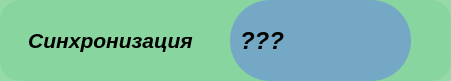
     <widget class="QFrame" name="frame_3">
      <property name="geometry">
       <rect>
        <x>170</x>
        <y>10</y>
        <width>451</width>
        <height>81</height>
       </rect>
      </property>
      <property name="styleSheet">
       <string notr="true">background-color: rgb(135, 212, 157,220); border-radius: 20</string>
      </property>
      <property name="frameShape">
       <enum>QFrame::StyledPanel</enum>
      </property>
      <property name="frameShadow">
       <enum>QFrame::Raised</enum>
      </property>
      <widget class="QLabel" name="label_39">
       <property name="geometry">
        <rect>
         <x>10</x>
         <y>10</y>
         <width>201</width>
         <height>61</height>
        </rect>
       </property>
       <property name="font">
        <font>
         <family>Arial</family>
         <pointsize>16</pointsize>
         <weight>75</weight>
         <italic>true</italic>
         <bold>true</bold>
        </font>
       </property>
       <property name="styleSheet">
        <string notr="true">background-color: rgb(135, 212, 157,0); border-radius: 20</string>
       </property>
       <property name="text">
        <string>Синхронизация</string>
       </property>
       <property name="alignment">
        <set>Qt::AlignCenter</set>
       </property>
      </widget>
      <widget class="QFrame" name="frame_17">
       <property name="geometry">
        <rect>
         <x>230</x>
         <y>0</y>
         <width>181</width>
         <height>81</height>
        </rect>
       </property>
       <property name="styleSheet">
        <string notr="true"> border-radius: 40;
background-color: rgb(83, 100, 255,100);
</string>
       </property>
       <property name="frameShape">
        <enum>QFrame::StyledPanel</enum>
       </property>
       <property name="frameShadow">
        <enum>QFrame::Raised</enum>
       </property>
       <widget class="QLabel" name="label_37">
        <property name="geometry">
         <rect>
          <x>10</x>
          <y>30</y>
          <width>201</width>
          <height>21</height>
         </rect>
        </property>
        <property name="font">
         <font>
          <family>Arial</family>
          <pointsize>18</pointsize>
          <weight>75</weight>
          <italic>true</italic>
          <bold>true</bold>
         </font>
        </property>
        <property name="styleSheet">
         <string notr="true">background-color: rgb(135, 212, 157,0)</string>
        </property>
        <property name="text">
         <string>???</string>
        </property>
       </widget>
      </widget>
     </widget>
